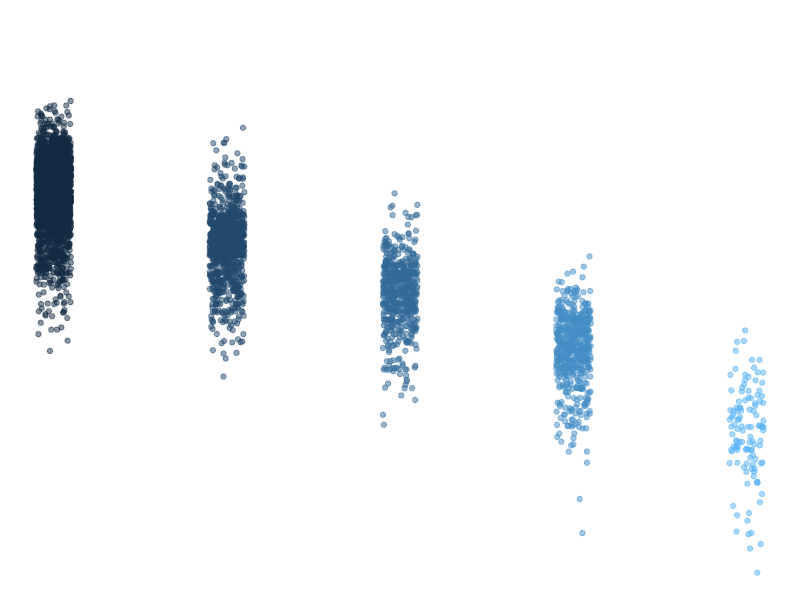

Here is the R script that generated this plot:
## ---- chunk 1
knitr::opts_chunk$set(echo = TRUE)
library(tidyverse)
## ---- chunk 2
summary(storms)
## ---- chunk 3
names(storms)
## ---- chunk 4
ggplot(data = storms, aes(x = category, y = pressure)) +
  geom_jitter(width = 0.1, 
              alpha = 0.5,
              aes(color = category),
              show.legend = FALSE) +
  labs(x = "StorM CategorRY", 
       y = "Air pressure at storm center (millibars)"
       ) +
  theme_void()
